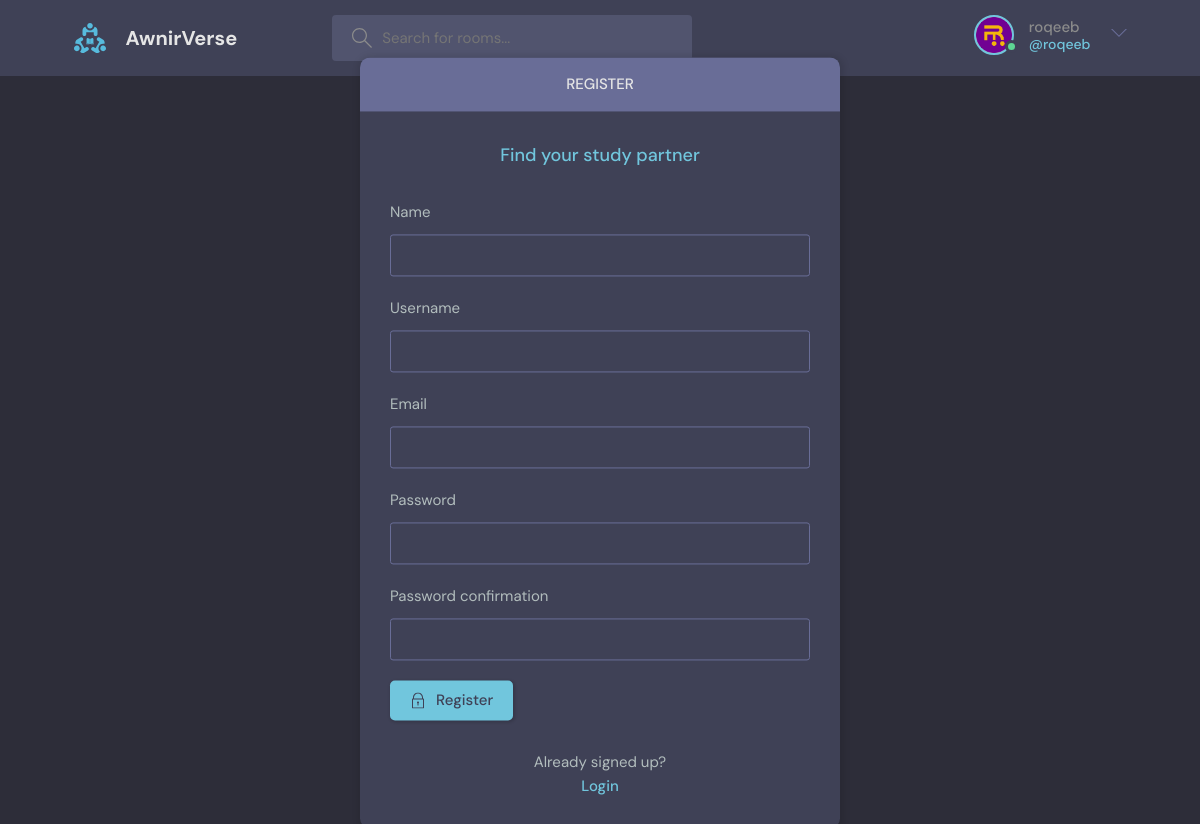
Page /register/ (signed in) on the committed database.
### base/models.py (models this page shows)
class User(AbstractUser):
    name = models.CharField(max_length=200, null=True)
    email = models.EmailField(unique=True, null=True)
    bio = models.TextField(null=True)
    avatar = models.ImageField(null=True, default="avatar.svg")
    USERNAME_FIELD = 'email'
    REQUIRED_FIELDS = []

### base/views.py (the view, shortened to what this page needs)
# urls.py: path('register/', views.registerPage, name='register'),
def registerPage(request):
    form = MyUserCreationForm
    return render(request, 'base/login_register.html', {'form': form})

### base/templates/base/login_register.html (shortened to what this page needs)
{% extends 'main.html' %}
{% block content %}
    <main class="auth layout">
      {% if page == login %}
      <div class="container">
        <div class="layout__box">
          <div class="layout__boxHeader">
            <div class="layout__boxTitle">
              <h3>Register</h3>
            </div>
          </div>
          <div class="layout__body">
            <h2 class="auth__tagline">Find your study partner</h2>
            <form class="form" action="" method="POST">
              {% for field in form %}
              <div class="form__group form__group">
                <label for="room_name">{{field.label}}</label>
                {{field}}
              </div>
              {% endfor %}
              <button class="btn btn--main" type="submit">
                Register
              </button>
            </form>
            <div class="auth__action">
              <p>Already signed up?</p>
              <a href="{% url 'login' %}" class="btn btn--link">Login</a>
            </div>
          </div>
        </div>
      </div>
      {% endif %}
    </main>
{% endblock %}

### templates/navbar.html (shortened to what this page needs)
{% load static %}
<header class="header header--loggedIn">
  <div class="container">
    <a href="/" class="header__logo">
      <img src="{% static 'images/logo.svg' %}" />
      <h1>AwnirVerse</h1>
    </a>
    <form class="header__search" method="GET" >
      <label>
        <input name="q" placeholder="Search for rooms..." />
      </label>
    </form>
    <nav class="header__menu">
      {% if request.user.is_authenticated %}
      <div class="header__user">
        <a href="{% url 'user-profile' user.id %}">
          <div class="avatar avatar--medium active">
            <img src="{{request.user.avatar.url}}" />
          </div>
          <p>{{request.user.username}}<span>@{{request.user.username}}</span></p>
        </a>
        <button class="dropdown-button">
          <svg version="1.1" xmlns="http://www.w3.org/2000/svg" width="32" height="32" viewBox="0 0 32 32">
            <title>chevron-down</title>
            <path d="M16 21l-13-13h-3l16 16 16-16h-3l-13 13z"></path>
          </svg>
        </button>
      </div>
      {% else %}
      <a href="{% url 'login' %}">
          <img src="{% static 'images/avatar.svg' %}" />
          <p>Login</p>
      </a>
      {% endif %}
    </nav>
  </div>
</header>

### rows in the picture
User: user.avatar (picture), user.username "roqeeb"

### other values in the picture
{{ field.label }} "Name" "Username" "Email" "Password" "Password confirmation"
